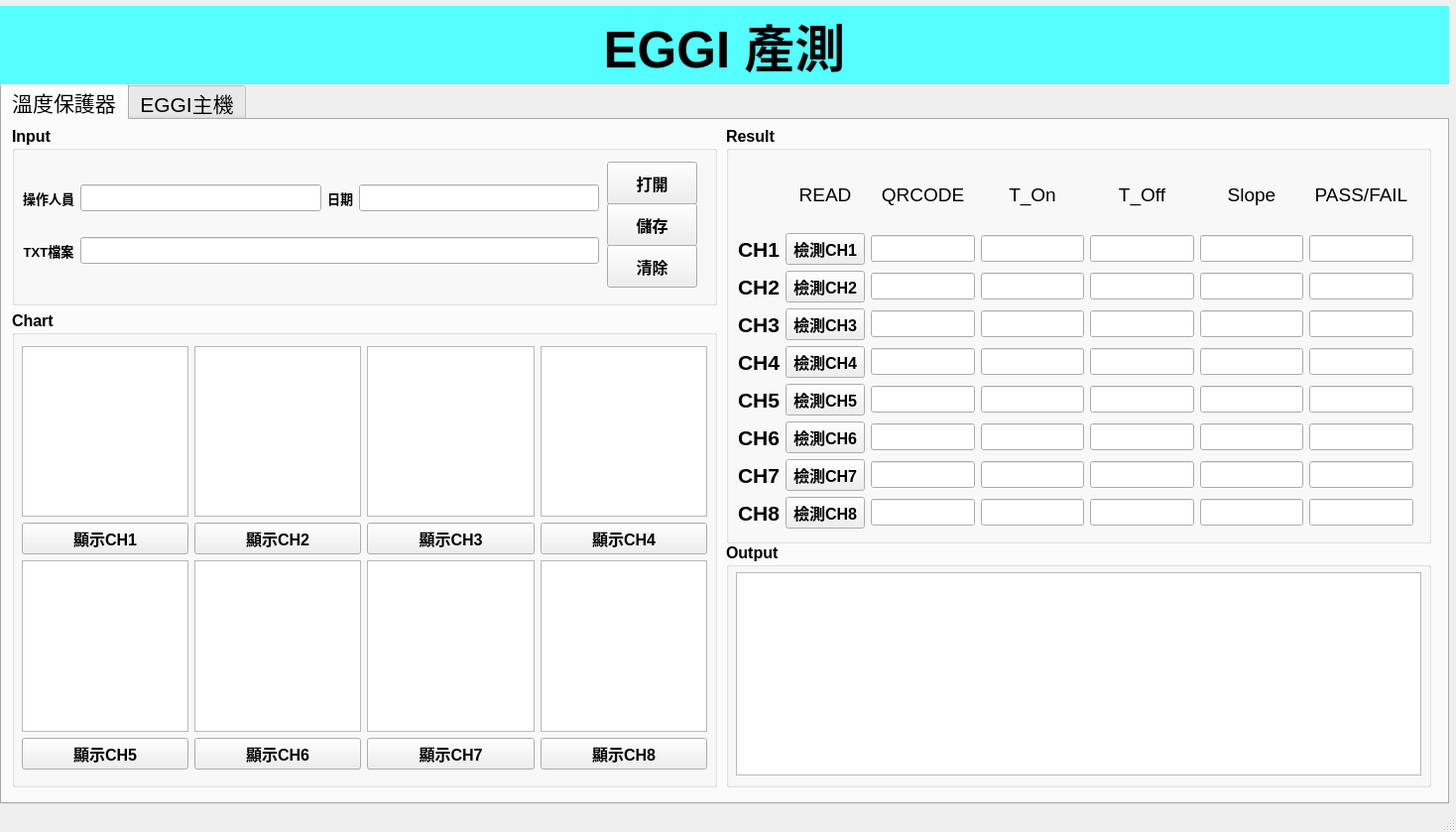
<?xml version="1.0" encoding="UTF-8"?>
<ui version="4.0">
 <class>MainWindow</class>
 <widget class="QMainWindow" name="MainWindow">
  <property name="geometry">
   <rect>
    <x>0</x>
    <y>0</y>
    <width>1468</width>
    <height>839</height>
   </rect>
  </property>
  <property name="windowTitle">
   <string>MainWindow</string>
  </property>
  <widget class="QWidget" name="centralwidget">
   <widget class="QTabWidget" name="tabWidget">
    <property name="geometry">
     <rect>
      <x>0</x>
      <y>84</y>
      <width>1461</width>
      <height>727</height>
     </rect>
    </property>
    <property name="font">
     <font>
      <pointsize>16</pointsize>
     </font>
    </property>
    <property name="currentIndex">
     <number>0</number>
    </property>
    <widget class="QWidget" name="tab_Sulink">
     <attribute name="title">
      <string>溫度保護器</string>
     </attribute>
     <widget class="QGroupBox" name="Input_box">
      <property name="geometry">
       <rect>
        <x>10</x>
        <y>6</y>
        <width>711</width>
        <height>181</height>
       </rect>
      </property>
      <property name="font">
       <font>
        <pointsize>12</pointsize>
        <weight>75</weight>
        <italic>false</italic>
        <bold>true</bold>
        <underline>false</underline>
        <strikeout>false</strikeout>
        <kerning>true</kerning>
       </font>
      </property>
      <property name="styleSheet">
       <string notr="true"/>
      </property>
      <property name="title">
       <string>Input</string>
      </property>
      <widget class="QPushButton" name="btn_opentxt">
       <property name="geometry">
        <rect>
         <x>600</x>
         <y>36</y>
         <width>91</width>
         <height>43</height>
        </rect>
       </property>
       <property name="font">
        <font>
         <pointsize>12</pointsize>
         <weight>75</weight>
         <italic>false</italic>
         <bold>true</bold>
         <underline>false</underline>
         <strikeout>false</strikeout>
         <kerning>true</kerning>
        </font>
       </property>
       <property name="text">
        <string>打開</string>
       </property>
      </widget>
      <widget class="QPushButton" name="btn_save">
       <property name="geometry">
        <rect>
         <x>600</x>
         <y>78</y>
         <width>91</width>
         <height>43</height>
        </rect>
       </property>
       <property name="font">
        <font>
         <pointsize>12</pointsize>
         <weight>75</weight>
         <italic>false</italic>
         <bold>true</bold>
         <underline>false</underline>
         <strikeout>false</strikeout>
         <kerning>true</kerning>
        </font>
       </property>
       <property name="text">
        <string>儲存</string>
       </property>
      </widget>
      <widget class="QPushButton" name="btn_clean">
       <property name="geometry">
        <rect>
         <x>600</x>
         <y>120</y>
         <width>91</width>
         <height>43</height>
        </rect>
       </property>
       <property name="font">
        <font>
         <pointsize>12</pointsize>
         <weight>75</weight>
         <italic>false</italic>
         <bold>true</bold>
         <underline>false</underline>
         <strikeout>false</strikeout>
         <kerning>true</kerning>
        </font>
       </property>
       <property name="text">
        <string>清除</string>
       </property>
      </widget>
      <widget class="QWidget" name="layoutWidget">
       <property name="geometry">
        <rect>
         <x>11</x>
         <y>39</y>
         <width>581</width>
         <height>121</height>
        </rect>
       </property>
       <layout class="QGridLayout" name="gridLayout_2">
        <item row="0" column="0">
         <widget class="QLabel" name="label_name">
          <property name="font">
           <font>
            <pointsize>10</pointsize>
            <weight>75</weight>
            <italic>false</italic>
            <bold>true</bold>
            <underline>false</underline>
            <strikeout>false</strikeout>
            <kerning>true</kerning>
           </font>
          </property>
          <property name="text">
           <string>操作人員</string>
          </property>
          <property name="alignment">
           <set>Qt::AlignCenter</set>
          </property>
         </widget>
        </item>
        <item row="0" column="1">
         <widget class="QLineEdit" name="input_name"/>
        </item>
        <item row="0" column="2">
         <widget class="QLabel" name="label_datetime">
          <property name="font">
           <font>
            <pointsize>10</pointsize>
            <weight>75</weight>
            <italic>false</italic>
            <bold>true</bold>
            <underline>false</underline>
            <strikeout>false</strikeout>
            <kerning>true</kerning>
           </font>
          </property>
          <property name="text">
           <string>日期</string>
          </property>
          <property name="alignment">
           <set>Qt::AlignCenter</set>
          </property>
         </widget>
        </item>
        <item row="0" column="3">
         <widget class="QLineEdit" name="output_datetime"/>
        </item>
        <item row="1" column="0">
         <widget class="QLabel" name="label_txt_2">
          <property name="font">
           <font>
            <pointsize>10</pointsize>
            <weight>75</weight>
            <italic>false</italic>
            <bold>true</bold>
            <underline>false</underline>
            <strikeout>false</strikeout>
            <kerning>true</kerning>
           </font>
          </property>
          <property name="text">
           <string>TXT檔案</string>
          </property>
          <property name="alignment">
           <set>Qt::AlignCenter</set>
          </property>
         </widget>
        </item>
        <item row="1" column="1" colspan="3">
         <widget class="QLineEdit" name="input_file"/>
        </item>
       </layout>
      </widget>
     </widget>
     <widget class="QGroupBox" name="Chart_box">
      <property name="geometry">
       <rect>
        <x>10</x>
        <y>192</y>
        <width>711</width>
        <height>481</height>
       </rect>
      </property>
      <property name="font">
       <font>
        <pointsize>12</pointsize>
        <weight>75</weight>
        <bold>true</bold>
       </font>
      </property>
      <property name="title">
       <string>Chart</string>
      </property>
      <widget class="QSplitter" name="splitter_2">
       <property name="geometry">
        <rect>
         <x>16</x>
         <y>156</y>
         <width>0</width>
         <height>0</height>
        </rect>
       </property>
       <property name="orientation">
        <enum>Qt::Vertical</enum>
       </property>
       <widget class="QWidget" name="widget_6" native="true">
        <property name="styleSheet">
         <string notr="true">background-color: rgb(255, 255, 255);</string>
        </property>
       </widget>
       <widget class="QWidget" name="widget_7" native="true">
        <property name="styleSheet">
         <string notr="true">background-color: rgb(255, 255, 255);</string>
        </property>
       </widget>
       <widget class="QWidget" name="widget_8" native="true">
        <property name="styleSheet">
         <string notr="true">background-color: rgb(255, 255, 255);</string>
        </property>
       </widget>
       <widget class="QWidget" name="widget_5" native="true">
        <property name="styleSheet">
         <string notr="true">background-color: rgb(255, 255, 255);</string>
        </property>
       </widget>
      </widget>
      <widget class="QWidget" name="layoutWidget_2">
       <property name="geometry">
        <rect>
         <x>10</x>
         <y>36</y>
         <width>691</width>
         <height>427</height>
        </rect>
       </property>
       <layout class="QGridLayout" name="gridLayout_3">
        <item row="3" column="1">
         <widget class="QPushButton" name="ch6_display">
          <property name="text">
           <string>顯示CH6</string>
          </property>
         </widget>
        </item>
        <item row="3" column="2">
         <widget class="QPushButton" name="ch7_display">
          <property name="text">
           <string>顯示CH7</string>
          </property>
         </widget>
        </item>
        <item row="3" column="3">
         <widget class="QPushButton" name="ch8_display">
          <property name="text">
           <string>顯示CH8</string>
          </property>
         </widget>
        </item>
        <item row="1" column="2">
         <widget class="QPushButton" name="ch3_display">
          <property name="text">
           <string>顯示CH3</string>
          </property>
         </widget>
        </item>
        <item row="0" column="2">
         <widget class="QGraphicsView" name="ch3_chart"/>
        </item>
        <item row="2" column="2">
         <widget class="QGraphicsView" name="ch7_chart"/>
        </item>
        <item row="2" column="3">
         <widget class="QGraphicsView" name="ch8_chart"/>
        </item>
        <item row="0" column="3">
         <widget class="QGraphicsView" name="ch4_chart"/>
        </item>
        <item row="1" column="0">
         <widget class="QPushButton" name="ch1_display">
          <property name="text">
           <string>顯示CH1</string>
          </property>
         </widget>
        </item>
        <item row="0" column="0">
         <widget class="QGraphicsView" name="ch1_chart"/>
        </item>
        <item row="2" column="1">
         <widget class="QGraphicsView" name="ch6_chart"/>
        </item>
        <item row="1" column="1">
         <widget class="QPushButton" name="ch2_display">
          <property name="text">
           <string>顯示CH2</string>
          </property>
         </widget>
        </item>
        <item row="2" column="0">
         <widget class="QGraphicsView" name="ch5_chart"/>
        </item>
        <item row="0" column="1">
         <widget class="QGraphicsView" name="ch2_chart"/>
        </item>
        <item row="3" column="0">
         <widget class="QPushButton" name="ch5_display">
          <property name="text">
           <string>顯示CH5</string>
          </property>
         </widget>
        </item>
        <item row="1" column="3">
         <widget class="QPushButton" name="ch4_display">
          <property name="text">
           <string>顯示CH4</string>
          </property>
         </widget>
        </item>
       </layout>
      </widget>
     </widget>
     <widget class="QGroupBox" name="Result_box">
      <property name="geometry">
       <rect>
        <x>730</x>
        <y>6</y>
        <width>711</width>
        <height>421</height>
       </rect>
      </property>
      <property name="font">
       <font>
        <pointsize>12</pointsize>
        <weight>75</weight>
        <bold>true</bold>
       </font>
      </property>
      <property name="title">
       <string>Result</string>
      </property>
      <widget class="QWidget" name="layoutWidget_3">
       <property name="geometry">
        <rect>
         <x>12</x>
         <y>36</y>
         <width>681</width>
         <height>370</height>
        </rect>
       </property>
       <layout class="QGridLayout" name="gridLayout">
        <item row="6" column="0">
         <widget class="QLabel" name="label_ch6">
          <property name="font">
           <font>
            <pointsize>16</pointsize>
            <weight>75</weight>
            <bold>true</bold>
           </font>
          </property>
          <property name="text">
           <string>CH6</string>
          </property>
          <property name="alignment">
           <set>Qt::AlignCenter</set>
          </property>
         </widget>
        </item>
        <item row="7" column="4">
         <widget class="QLineEdit" name="ch7_T_Off">
          <property name="alignment">
           <set>Qt::AlignCenter</set>
          </property>
         </widget>
        </item>
        <item row="5" column="1">
         <widget class="QPushButton" name="ch5_qrcode">
          <property name="text">
           <string>檢測CH5</string>
          </property>
         </widget>
        </item>
        <item row="2" column="5">
         <widget class="QLineEdit" name="ch2_slope">
          <property name="alignment">
           <set>Qt::AlignCenter</set>
          </property>
         </widget>
        </item>
        <item row="4" column="5">
         <widget class="QLineEdit" name="ch4_slope">
          <property name="alignment">
           <set>Qt::AlignCenter</set>
          </property>
         </widget>
        </item>
        <item row="3" column="2">
         <widget class="QLineEdit" name="ch3_qrcodelable">
          <property name="alignment">
           <set>Qt::AlignCenter</set>
          </property>
         </widget>
        </item>
        <item row="1" column="6">
         <widget class="QLineEdit" name="ch1_PF">
          <property name="alignment">
           <set>Qt::AlignCenter</set>
          </property>
         </widget>
        </item>
        <item row="1" column="5">
         <widget class="QLineEdit" name="ch1_slope">
          <property name="alignment">
           <set>Qt::AlignCenter</set>
          </property>
         </widget>
        </item>
        <item row="3" column="1">
         <widget class="QPushButton" name="ch3_qrcode">
          <property name="text">
           <string>檢測CH3</string>
          </property>
         </widget>
        </item>
        <item row="4" column="6">
         <widget class="QLineEdit" name="ch4_PF">
          <property name="alignment">
           <set>Qt::AlignCenter</set>
          </property>
         </widget>
        </item>
        <item row="2" column="4">
         <widget class="QLineEdit" name="ch2_T_Off">
          <property name="alignment">
           <set>Qt::AlignCenter</set>
          </property>
         </widget>
        </item>
        <item row="7" column="5">
         <widget class="QLineEdit" name="ch7_slope">
          <property name="alignment">
           <set>Qt::AlignCenter</set>
          </property>
         </widget>
        </item>
        <item row="2" column="1">
         <widget class="QPushButton" name="ch2_qrcode">
          <property name="text">
           <string>檢測CH2</string>
          </property>
         </widget>
        </item>
        <item row="2" column="2">
         <widget class="QLineEdit" name="ch2_qrcodelable">
          <property name="alignment">
           <set>Qt::AlignCenter</set>
          </property>
         </widget>
        </item>
        <item row="4" column="1">
         <widget class="QPushButton" name="ch4_qrcode">
          <property name="text">
           <string>檢測CH4</string>
          </property>
         </widget>
        </item>
        <item row="1" column="4">
         <widget class="QLineEdit" name="ch1_T_Off">
          <property name="alignment">
           <set>Qt::AlignCenter</set>
          </property>
         </widget>
        </item>
        <item row="0" column="3">
         <widget class="QLabel" name="label_T_On">
          <property name="font">
           <font>
            <pointsize>14</pointsize>
            <weight>50</weight>
            <bold>false</bold>
           </font>
          </property>
          <property name="text">
           <string>T_On</string>
          </property>
          <property name="alignment">
           <set>Qt::AlignCenter</set>
          </property>
         </widget>
        </item>
        <item row="1" column="3">
         <widget class="QLineEdit" name="ch1_T_On">
          <property name="alignment">
           <set>Qt::AlignCenter</set>
          </property>
         </widget>
        </item>
        <item row="7" column="3">
         <widget class="QLineEdit" name="ch7_T_On">
          <property name="alignment">
           <set>Qt::AlignCenter</set>
          </property>
         </widget>
        </item>
        <item row="7" column="1">
         <widget class="QPushButton" name="ch7_qrcode">
          <property name="text">
           <string>檢測CH7</string>
          </property>
         </widget>
        </item>
        <item row="4" column="0">
         <widget class="QLabel" name="label_ch4">
          <property name="font">
           <font>
            <pointsize>16</pointsize>
            <weight>75</weight>
            <bold>true</bold>
           </font>
          </property>
          <property name="text">
           <string>CH4</string>
          </property>
          <property name="alignment">
           <set>Qt::AlignCenter</set>
          </property>
         </widget>
        </item>
        <item row="6" column="2">
         <widget class="QLineEdit" name="ch6_qrcodelable">
          <property name="alignment">
           <set>Qt::AlignCenter</set>
          </property>
         </widget>
        </item>
        <item row="3" column="6">
         <widget class="QLineEdit" name="ch3_PF">
          <property name="alignment">
           <set>Qt::AlignCenter</set>
          </property>
         </widget>
        </item>
        <item row="8" column="1">
         <widget class="QPushButton" name="ch8_qrcode">
          <property name="text">
           <string>檢測CH8</string>
          </property>
         </widget>
        </item>
        <item row="3" column="5">
         <widget class="QLineEdit" name="ch3_slope">
          <property name="alignment">
           <set>Qt::AlignCenter</set>
          </property>
         </widget>
        </item>
        <item row="5" column="2">
         <widget class="QLineEdit" name="ch5_qrcodelable">
          <property name="alignment">
           <set>Qt::AlignCenter</set>
          </property>
         </widget>
        </item>
        <item row="8" column="4">
         <widget class="QLineEdit" name="ch8_T_Off">
          <property name="alignment">
           <set>Qt::AlignCenter</set>
          </property>
         </widget>
        </item>
        <item row="5" column="4">
         <widget class="QLineEdit" name="ch5_T_Off">
          <property name="alignment">
           <set>Qt::AlignCenter</set>
          </property>
         </widget>
        </item>
        <item row="6" column="4">
         <widget class="QLineEdit" name="ch6_T_Off">
          <property name="alignment">
           <set>Qt::AlignCenter</set>
          </property>
         </widget>
        </item>
        <item row="8" column="3">
         <widget class="QLineEdit" name="ch8_T_On">
          <property name="alignment">
           <set>Qt::AlignCenter</set>
          </property>
         </widget>
        </item>
        <item row="7" column="6">
         <widget class="QLineEdit" name="ch7_PF">
          <property name="alignment">
           <set>Qt::AlignCenter</set>
          </property>
         </widget>
        </item>
        <item row="5" column="0">
         <widget class="QLabel" name="label_ch5">
          <property name="font">
           <font>
            <pointsize>16</pointsize>
            <weight>75</weight>
            <bold>true</bold>
           </font>
          </property>
          <property name="text">
           <string>CH5</string>
          </property>
          <property name="alignment">
           <set>Qt::AlignCenter</set>
          </property>
         </widget>
        </item>
        <item row="6" column="1">
         <widget class="QPushButton" name="ch6_qrcode">
          <property name="text">
           <string>檢測CH6</string>
          </property>
         </widget>
        </item>
        <item row="4" column="4">
         <widget class="QLineEdit" name="ch4_T_Off">
          <property name="alignment">
           <set>Qt::AlignCenter</set>
          </property>
         </widget>
        </item>
        <item row="3" column="4">
         <widget class="QLineEdit" name="ch3_T_Off">
          <property name="alignment">
           <set>Qt::AlignCenter</set>
          </property>
         </widget>
        </item>
        <item row="7" column="0">
         <widget class="QLabel" name="label_ch7">
          <property name="font">
           <font>
            <pointsize>16</pointsize>
            <weight>75</weight>
            <bold>true</bold>
           </font>
          </property>
          <property name="text">
           <string>CH7</string>
          </property>
          <property name="alignment">
           <set>Qt::AlignCenter</set>
          </property>
         </widget>
        </item>
        <item row="0" column="6">
         <widget class="QLabel" name="label_T_On_14">
          <property name="font">
           <font>
            <pointsize>14</pointsize>
            <weight>50</weight>
            <bold>false</bold>
           </font>
          </property>
          <property name="text">
           <string>PASS/FAIL</string>
          </property>
          <property name="alignment">
           <set>Qt::AlignCenter</set>
          </property>
         </widget>
        </item>
        <item row="3" column="0">
         <widget class="QLabel" name="label_ch3">
          <property name="font">
           <font>
            <pointsize>16</pointsize>
            <weight>75</weight>
            <bold>true</bold>
           </font>
          </property>
          <property name="text">
           <string>CH3</string>
          </property>
          <property name="alignment">
           <set>Qt::AlignCenter</set>
          </property>
         </widget>
        </item>
        <item row="0" column="4">
         <widget class="QLabel" name="label_T_Off">
          <property name="font">
           <font>
            <pointsize>14</pointsize>
            <weight>50</weight>
            <bold>false</bold>
           </font>
          </property>
          <property name="text">
           <string>T_Off</string>
          </property>
          <property name="alignment">
           <set>Qt::AlignCenter</set>
          </property>
         </widget>
        </item>
        <item row="4" column="3">
         <widget class="QLineEdit" name="ch4_T_On">
          <property name="alignment">
           <set>Qt::AlignCenter</set>
          </property>
         </widget>
        </item>
        <item row="8" column="2">
         <widget class="QLineEdit" name="ch8_qrcodelable">
          <property name="alignment">
           <set>Qt::AlignCenter</set>
          </property>
         </widget>
        </item>
        <item row="8" column="0">
         <widget class="QLabel" name="label_ch8">
          <property name="font">
           <font>
            <pointsize>16</pointsize>
            <weight>75</weight>
            <bold>true</bold>
           </font>
          </property>
          <property name="text">
           <string>CH8</string>
          </property>
          <property name="alignment">
           <set>Qt::AlignCenter</set>
          </property>
         </widget>
        </item>
        <item row="2" column="0">
         <widget class="QLabel" name="label_ch2">
          <property name="font">
           <font>
            <pointsize>16</pointsize>
            <weight>75</weight>
            <bold>true</bold>
           </font>
          </property>
          <property name="text">
           <string>CH2</string>
          </property>
          <property name="alignment">
           <set>Qt::AlignCenter</set>
          </property>
         </widget>
        </item>
        <item row="1" column="0">
         <widget class="QLabel" name="label_ch1">
          <property name="font">
           <font>
            <pointsize>16</pointsize>
            <weight>75</weight>
            <bold>true</bold>
           </font>
          </property>
          <property name="text">
           <string>CH1</string>
          </property>
          <property name="alignment">
           <set>Qt::AlignCenter</set>
          </property>
         </widget>
        </item>
        <item row="0" column="1">
         <widget class="QLabel" name="label_qrcode_2">
          <property name="font">
           <font>
            <pointsize>14</pointsize>
            <weight>50</weight>
            <bold>false</bold>
           </font>
          </property>
          <property name="text">
           <string>READ</string>
          </property>
          <property name="alignment">
           <set>Qt::AlignCenter</set>
          </property>
         </widget>
        </item>
        <item row="0" column="2">
         <widget class="QLabel" name="label_qrcode">
          <property name="font">
           <font>
            <pointsize>14</pointsize>
            <weight>50</weight>
            <bold>false</bold>
           </font>
          </property>
          <property name="text">
           <string>QRCODE</string>
          </property>
          <property name="alignment">
           <set>Qt::AlignCenter</set>
          </property>
         </widget>
        </item>
        <item row="7" column="2">
         <widget class="QLineEdit" name="ch7_qrcodelable">
          <property name="alignment">
           <set>Qt::AlignCenter</set>
          </property>
         </widget>
        </item>
        <item row="6" column="6">
         <widget class="QLineEdit" name="ch6_PF">
          <property name="alignment">
           <set>Qt::AlignCenter</set>
          </property>
         </widget>
        </item>
        <item row="1" column="1">
         <widget class="QPushButton" name="ch1_qrcode">
          <property name="text">
           <string>檢測CH1</string>
          </property>
         </widget>
        </item>
        <item row="2" column="3">
         <widget class="QLineEdit" name="ch2_T_On">
          <property name="alignment">
           <set>Qt::AlignCenter</set>
          </property>
         </widget>
        </item>
        <item row="2" column="6">
         <widget class="QLineEdit" name="ch2_PF">
          <property name="alignment">
           <set>Qt::AlignCenter</set>
          </property>
         </widget>
        </item>
        <item row="3" column="3">
         <widget class="QLineEdit" name="ch3_T_On">
          <property name="alignment">
           <set>Qt::AlignCenter</set>
          </property>
         </widget>
        </item>
        <item row="8" column="6">
         <widget class="QLineEdit" name="ch8_PF">
          <property name="alignment">
           <set>Qt::AlignCenter</set>
          </property>
         </widget>
        </item>
        <item row="1" column="2">
         <widget class="QLineEdit" name="ch1_qrcodelable">
          <property name="alignment">
           <set>Qt::AlignCenter</set>
          </property>
         </widget>
        </item>
        <item row="6" column="5">
         <widget class="QLineEdit" name="ch6_slope">
          <property name="alignment">
           <set>Qt::AlignCenter</set>
          </property>
         </widget>
        </item>
        <item row="4" column="2">
         <widget class="QLineEdit" name="ch4_qrcodelable">
          <property name="alignment">
           <set>Qt::AlignCenter</set>
          </property>
         </widget>
        </item>
        <item row="5" column="5">
         <widget class="QLineEdit" name="ch5_slope">
          <property name="alignment">
           <set>Qt::AlignCenter</set>
          </property>
         </widget>
        </item>
        <item row="5" column="3">
         <widget class="QLineEdit" name="ch5_T_On">
          <property name="alignment">
           <set>Qt::AlignCenter</set>
          </property>
         </widget>
        </item>
        <item row="5" column="6">
         <widget class="QLineEdit" name="ch5_PF">
          <property name="alignment">
           <set>Qt::AlignCenter</set>
          </property>
         </widget>
        </item>
        <item row="6" column="3">
         <widget class="QLineEdit" name="ch6_T_On">
          <property name="alignment">
           <set>Qt::AlignCenter</set>
          </property>
         </widget>
        </item>
        <item row="8" column="5">
         <widget class="QLineEdit" name="ch8_slope">
          <property name="alignment">
           <set>Qt::AlignCenter</set>
          </property>
         </widget>
        </item>
        <item row="0" column="5">
         <widget class="QLabel" name="label_Slope">
          <property name="font">
           <font>
            <pointsize>14</pointsize>
            <weight>50</weight>
            <bold>false</bold>
           </font>
          </property>
          <property name="text">
           <string>Slope</string>
          </property>
          <property name="alignment">
           <set>Qt::AlignCenter</set>
          </property>
         </widget>
        </item>
       </layout>
      </widget>
     </widget>
     <widget class="QGroupBox" name="groupBox">
      <property name="geometry">
       <rect>
        <x>730</x>
        <y>426</y>
        <width>711</width>
        <height>247</height>
       </rect>
      </property>
      <property name="font">
       <font>
        <pointsize>12</pointsize>
        <weight>75</weight>
        <bold>true</bold>
       </font>
      </property>
      <property name="title">
       <string>Output</string>
      </property>
      <widget class="QTextBrowser" name="textBrowser">
       <property name="geometry">
        <rect>
         <x>10</x>
         <y>30</y>
         <width>691</width>
         <height>205</height>
        </rect>
       </property>
       <property name="html">
        <string>&lt;!DOCTYPE HTML PUBLIC &quot;-//W3C//DTD HTML 4.0//EN&quot; &quot;http://www.w3.org/TR/REC-html40/strict.dtd&quot;&gt;
&lt;html&gt;&lt;head&gt;&lt;meta name=&quot;qrichtext&quot; content=&quot;1&quot; /&gt;&lt;style type=&quot;text/css&quot;&gt;
p, li { white-space: pre-wrap; }
&lt;/style&gt;&lt;/head&gt;&lt;body style=&quot; font-family:'MS Shell Dlg 2'; font-size:12pt; font-weight:600; font-style:normal;&quot;&gt;
&lt;p style=&quot;-qt-paragraph-type:empty; margin-top:0px; margin-bottom:0px; margin-left:0px; margin-right:0px; -qt-block-indent:0; text-indent:0px;&quot;&gt;&lt;br /&gt;&lt;/p&gt;&lt;/body&gt;&lt;/html&gt;</string>
       </property>
      </widget>
     </widget>
    </widget>
    <widget class="QWidget" name="tab_hardware">
     <attribute name="title">
      <string>EGGI主機</string>
     </attribute>
     <widget class="QGroupBox" name="Input_box_2">
      <property name="geometry">
       <rect>
        <x>10</x>
        <y>6</y>
        <width>711</width>
        <height>181</height>
       </rect>
      </property>
      <property name="font">
       <font>
        <pointsize>12</pointsize>
        <weight>75</weight>
        <italic>false</italic>
        <bold>true</bold>
        <underline>false</underline>
        <strikeout>false</strikeout>
        <kerning>true</kerning>
       </font>
      </property>
      <property name="styleSheet">
       <string notr="true"/>
      </property>
      <property name="title">
       <string>Input</string>
      </property>
      <widget class="QPushButton" name="btn_opentxt_2">
       <property name="geometry">
        <rect>
         <x>600</x>
         <y>36</y>
         <width>91</width>
         <height>43</height>
        </rect>
       </property>
       <property name="font">
        <font>
         <pointsize>12</pointsize>
         <weight>75</weight>
         <italic>false</italic>
         <bold>true</bold>
         <underline>false</underline>
         <strikeout>false</strikeout>
         <kerning>true</kerning>
        </font>
       </property>
       <property name="text">
        <string>打開</string>
       </property>
      </widget>
      <widget class="QPushButton" name="btn_save_2">
       <property name="geometry">
        <rect>
         <x>600</x>
         <y>78</y>
         <width>91</width>
         <height>43</height>
        </rect>
       </property>
       <property name="font">
        <font>
         <pointsize>12</pointsize>
         <weight>75</weight>
         <italic>false</italic>
         <bold>true</bold>
         <underline>false</underline>
         <strikeout>false</strikeout>
         <kerning>true</kerning>
        </font>
       </property>
       <property name="text">
        <string>儲存</string>
       </property>
      </widget>
      <widget class="QPushButton" name="btn_clean_2">
       <property name="geometry">
        <rect>
         <x>600</x>
         <y>120</y>
         <width>91</width>
         <height>43</height>
        </rect>
       </property>
       <property name="font">
        <font>
         <pointsize>12</pointsize>
         <weight>75</weight>
         <italic>false</italic>
         <bold>true</bold>
         <underline>false</underline>
         <strikeout>false</strikeout>
         <kerning>true</kerning>
        </font>
       </property>
       <property name="text">
        <string>清除</string>
       </property>
      </widget>
      <widget class="QWidget" name="layoutWidget_4">
       <property name="geometry">
        <rect>
         <x>11</x>
         <y>39</y>
         <width>581</width>
         <height>121</height>
        </rect>
       </property>
       <layout class="QGridLayout" name="gridLayout_4">
        <item row="0" column="0">
         <widget class="QLabel" name="label_name_2">
          <property name="font">
           <font>
            <pointsize>10</pointsize>
            <weight>75</weight>
            <italic>false</italic>
            <bold>true</bold>
            <underline>false</underline>
            <strikeout>false</strikeout>
            <kerning>true</kerning>
           </font>
          </property>
          <property name="text">
           <string>操作人員</string>
          </property>
          <property name="alignment">
           <set>Qt::AlignCenter</set>
          </property>
         </widget>
        </item>
        <item row="0" column="1">
         <widget class="QLineEdit" name="input_name_2"/>
        </item>
        <item row="0" column="2">
         <widget class="QLabel" name="label_datetime_2">
          <property name="font">
           <font>
            <pointsize>10</pointsize>
            <weight>75</weight>
            <italic>false</italic>
            <bold>true</bold>
            <underline>false</underline>
            <strikeout>false</strikeout>
            <kerning>true</kerning>
           </font>
          </property>
          <property name="text">
           <string>日期</string>
          </property>
          <property name="alignment">
           <set>Qt::AlignCenter</set>
          </property>
         </widget>
        </item>
        <item row="0" column="3">
         <widget class="QLineEdit" name="output_datetime_2"/>
        </item>
        <item row="1" column="0">
         <widget class="QLabel" name="label_txt_3">
          <property name="font">
           <font>
            <pointsize>10</pointsize>
            <weight>75</weight>
            <italic>false</italic>
            <bold>true</bold>
            <underline>false</underline>
            <strikeout>false</strikeout>
            <kerning>true</kerning>
           </font>
          </property>
          <property name="text">
           <string>TXT檔案</string>
          </property>
          <property name="alignment">
           <set>Qt::AlignCenter</set>
          </property>
         </widget>
        </item>
        <item row="1" column="1" colspan="3">
         <widget class="QLineEdit" name="input_file_2"/>
        </item>
       </layout>
      </widget>
     </widget>
     <widget class="QGroupBox" name="groupBox_2">
      <property name="geometry">
       <rect>
        <x>10</x>
        <y>198</y>
        <width>711</width>
        <height>469</height>
       </rect>
      </property>
      <property name="title">
       <string>Chart</string>
      </property>
      <widget class="QGraphicsView" name="graphicsView">
       <property name="geometry">
        <rect>
         <x>10</x>
         <y>36</y>
         <width>681</width>
         <height>205</height>
        </rect>
       </property>
      </widget>
      <widget class="QGraphicsView" name="graphicsView_2">
       <property name="geometry">
        <rect>
         <x>10</x>
         <y>246</y>
         <width>681</width>
         <height>205</height>
        </rect>
       </property>
      </widget>
     </widget>
     <widget class="QGroupBox" name="groupBox_3">
      <property name="geometry">
       <rect>
        <x>740</x>
        <y>1</y>
        <width>681</width>
        <height>667</height>
       </rect>
      </property>
      <property name="title">
       <string>Result</string>
      </property>
      <widget class="QWidget" name="layoutWidget">
       <property name="geometry">
        <rect>
         <x>60</x>
         <y>48</y>
         <width>561</width>
         <height>81</height>
        </rect>
       </property>
       <layout class="QGridLayout" name="gridLayout_5">
        <item row="0" column="0">
         <widget class="QLabel" name="label">
          <property name="text">
           <string>上蓋</string>
          </property>
          <property name="alignment">
           <set>Qt::AlignCenter</set>
          </property>
         </widget>
        </item>
        <item row="0" column="1">
         <widget class="QLabel" name="label_2">
          <property name="text">
           <string>Well</string>
          </property>
          <property name="alignment">
           <set>Qt::AlignCenter</set>
          </property>
         </widget>
        </item>
        <item row="0" column="2">
         <widget class="QLabel" name="label_3">
          <property name="text">
           <string>Pass/Fail</string>
          </property>
          <property name="alignment">
           <set>Qt::AlignCenter</set>
          </property>
         </widget>
        </item>
        <item row="1" column="0">
         <widget class="QLineEdit" name="lineEdit_2"/>
        </item>
        <item row="1" column="1">
         <widget class="QLineEdit" name="lineEdit"/>
        </item>
        <item row="1" column="2">
         <widget class="QLineEdit" name="lineEdit_3"/>
        </item>
       </layout>
      </widget>
     </widget>
    </widget>
   </widget>
   <widget class="QLabel" name="EGGI_Title">
    <property name="geometry">
     <rect>
      <x>0</x>
      <y>6</y>
      <width>1461</width>
      <height>79</height>
     </rect>
    </property>
    <property name="font">
     <font>
      <pointsize>38</pointsize>
      <weight>75</weight>
      <bold>true</bold>
      <underline>false</underline>
     </font>
    </property>
    <property name="cursor">
     <cursorShape>ArrowCursor</cursorShape>
    </property>
    <property name="styleSheet">
     <string notr="true">background-color: rgb(85, 255, 255);</string>
    </property>
    <property name="text">
     <string>EGGI 產測</string>
    </property>
    <property name="alignment">
     <set>Qt::AlignCenter</set>
    </property>
   </widget>
  </widget>
  <widget class="QStatusBar" name="statusbar"/>
 </widget>
 <resources/>
 <connections/>
</ui>
